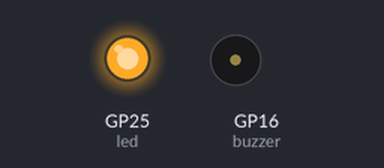
A program run on a simulated Raspberry Pi Pico running MicroPython. On the bench: output pins drawn as LEDs (lit = HIGH), buzzer (waves = sounding, pin HIGH).

Above: at 1.0 s.
At 3.0 s:
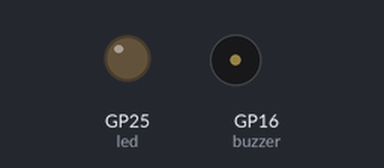
Timing chart, 0 to 5.2 s (numbered marks = the images above):
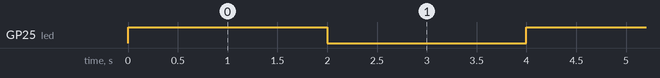

Measured:
- by itself, GP25 (led): alternates HIGH for 2.0 s and LOW for 2.0 s

The program:

PIR_alarm.py
```python
'''
 * Keyestudio 24 in 1 Starter Kit for Raspberry Pi Pico
 * lesson 28
 * PIR alarm
 * http://www.keyestudio.com
'''
import machine
import utime

sensor_pir = machine.Pin(15, machine.Pin.IN, machine.Pin.PULL_DOWN)
led = machine.Pin(25, machine.Pin.OUT)
buzzer = machine.Pin(16, machine.Pin.OUT)

def pir_handler(pin):
    utime.sleep_ms(100)
    if pin.value():
        print("Warning! Intrusion detected！")
        buzzer.value(1)
        for i in range(20):
            led.toggle()
            utime.sleep_ms(100)

sensor_pir.irq(trigger=machine.Pin.IRQ_RISING, handler=pir_handler)

while True:
    led.toggle()
    buzzer.value(0)
    utime.sleep(2)
```
